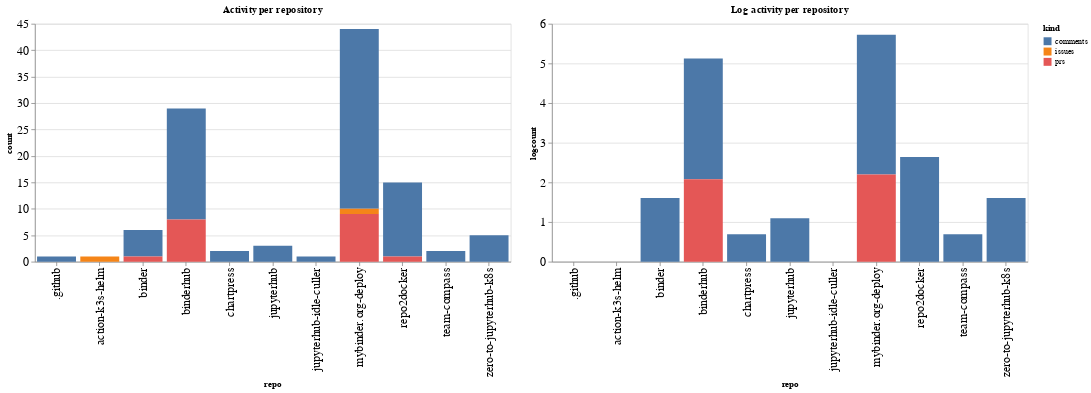

Notebook source saved alongside this figure:
### Code cell
ch1 = alt.Chart(repo_summaries, width=600, title="Activity per repository").mark_bar().encode(
    x='repo',
    y='count',
    color='kind',
    tooltip="kind"
)

ch2 = alt.Chart(repo_summaries, width=600, title="Log activity per repository").mark_bar().encode(
    x='repo',
    y='logcount',
    color='kind',
    tooltip="kind"
)

ch1 | ch2

### Figure 1 — Vega-Lite specification as saved in the notebook (floating-point values rounded to 4 significant figures)
{"config": {"axisLeft": {"labelFontSize": 15}, "axisBottom": {"labelFontSize": 15}}, "hconcat": [{"mark": "bar", "encoding": {"color": {"type": "nominal", "field": "kind"}, "tooltip": {"type": "nominal", "field": "kind"}, "x": {"type": "nominal", "field": "repo"}, "y": {"type": "quantitative", "field": "count"}}, "title": "Activity per repository", "width": 600}, {"mark": "bar", "encoding": {"color": {"type": "nominal", "field": "kind"}, "tooltip": {"type": "nominal", "field": "kind"}, "x": {"type": "nominal", "field": "repo"}, "y": {"type": "quantitative", "field": "logcount"}}, "title": "Log activity per repository", "width": 600}], "data": {"name": "data-784090e1b4ed86ed81129634035e6a5b"}, "$schema": "https://vega.github.io/schema/vega-lite/v4.8.1.json", "datasets": {"data-784090e1b4ed86ed81129634035e6a5b": [{"repo": ".github", "kind": "comments", "count": 1, "logcount": 0.0}, {"repo": "action-k3s-helm", "kind": "issues", "count": 1, "logcount": 0.0}, {"repo": "binder", "kind": "comments", "count": 5, "logcount": 1.609}, {"repo": "binder", "kind": "prs", "count": 1, "logcount": 0.0}, {"repo": "binderhub", "kind": "comments", "count": 21, "logcount": 3.045}, {"repo": "binderhub", "kind": "prs", "count": 8, "logcount": 2.079}, {"repo": "chartpress", "kind": "comments", "count": 2, "logcount": 0.6931}, {"repo": "jupyterhub", "kind": "comments", "count": 3, "logcount": 1.099}, {"repo": "jupyterhub-idle-culler", "kind": "comments", "count": 1, "logcount": 0.0}, {"repo": "mybinder.org-deploy", "kind": "comments", "count": 34, "logcount": 3.526}, {"repo": "mybinder.org-deploy", "kind": "issues", "count": 1, "logcount": 0.0}, {"repo": "mybinder.org-deploy", "kind": "prs", "count": 9, "logcount": 2.197}, {"repo": "repo2docker", "kind": "comments", "count": 14, "logcount": 2.639}, {"repo": "repo2docker", "kind": "prs", "count": 1, "logcount": 0.0}, {"repo": "team-compass", "kind": "comments", "count": 2, "logcount": 0.6931}, {"repo": "zero-to-jupyterhub-k8s", "kind": "comments", "count": 5, "logcount": 1.609}]}}
